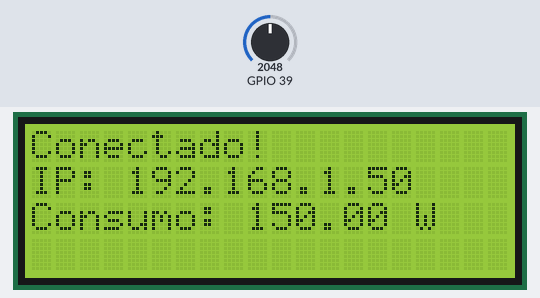
The sketch below on a simulated ESP32. Parts: 20×4 character LCD. The test bench sets the inputs (shaded band); at power-on: GPIO 39 = 2048. WiFi joins after 1.5 s; servers stay silent unless stated; random numbers use the default seed unless the sketch sets one; no MQTT or app messages arrive unless stated; what the sketch prints to the serial monitor is not drawn.

Above: at 3.2 s.
3.3 s: GPIO 39 set to 1403
At 4.1 s:
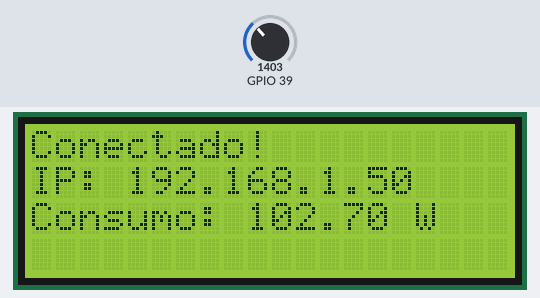
5.1 s: GPIO 39 set to 1311
At 6.3 s:
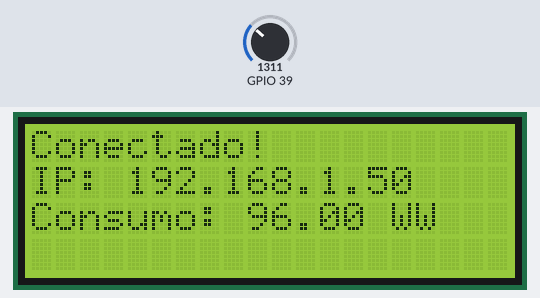
6.6 s: GPIO 39 set to 150
At 7.6 s:
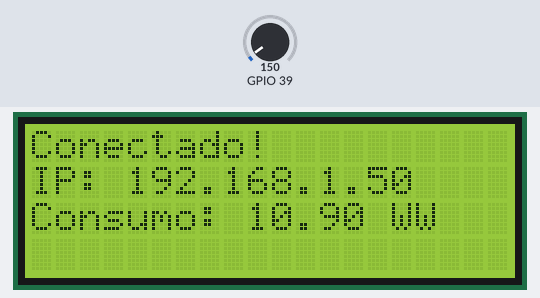
8.1 s: GPIO 39 set to 128
At 8.8 s:
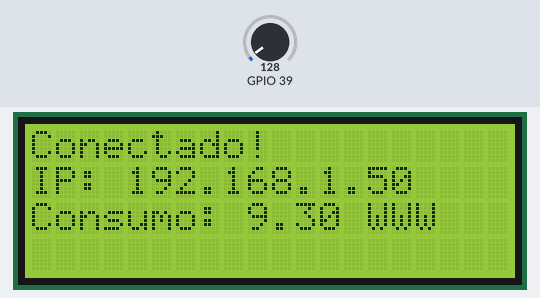
Timing chart, 0 to 11.1 s (numbered marks = the images above; inputs shaded):
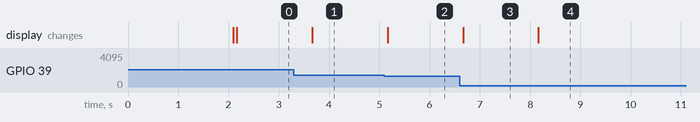

The sketch:

sketch.ino
```cpp
#include <WiFi.h>
#include <PubSubClient.h>
#include <NTPClient.h>
#include <WiFiUdp.h>
#include <LiquidCrystal_I2C.h>

// Configuração Wi-Fi
const char* ssid = "Wokwi-GUEST";
const char* password = "";

// Configuração MQTT
const char* mqtt_server = "test.mosquitto.org";
const int mqtt_port = 1883;
const char* mqtt_topic = "sensor/consumo/energetico";

#define COLUNAS 20
#define LINHAS 4

char clientId[50];
char consumo_array[10]; // Para armazenar o valor do consumo como string

WiFiClient espClient;
PubSubClient client(espClient);

unsigned long int time_ms;
unsigned int valor_ad;

String atual, anterior = "";

WiFiUDP ntpUDP;
NTPClient timeClient(ntpUDP, "a.st1.ntp.br", -10800, 60000);

LiquidCrystal_I2C lcd(0x27, COLUNAS, LINHAS);

void setup()
{
  Serial.begin(115200);
  randomSeed(analogRead(0));

  lcd.init();
  lcd.backlight();

  Serial.print("Se conectando a: ");
  Serial.println(ssid);

  WiFi.begin(ssid, password);
  while (WiFi.status() != WL_CONNECTED)
  {
    delay(1000);
    Serial.print(".");
  }

  Serial.println("\nConexão Wi-Fi realizada");
  Serial.print("Endereço IP: ");
  Serial.println(WiFi.localIP());

  lcd.clear();
  lcd.setCursor(0, 0);
  lcd.print("Conectado!");
  lcd.setCursor(0, 1);
  lcd.print("IP: ");
  lcd.print(WiFi.localIP());

  timeClient.begin();

  client.setServer(mqtt_server, mqtt_port);
  client.setCallback(callback);
}

void mqttReconnect()
{
  while (!client.connected())
  {
    Serial.print("Tentando conexão MQTT... ");
    long r = random(1);
    sprintf(clientId, "clientId-%ld", r);

    if (client.connect(clientId))
    {
      Serial.print(clientId);
      Serial.println(" conectado");
      client.subscribe(mqtt_topic);
    }
    else
    {
      Serial.print("falhou, rc=");
      Serial.print(client.state());
      Serial.println(" tentando novamente em 5 segundos");
      delay(5000);
    }
  }
}

void callback(char* topic, byte* message, unsigned int length)
{
  Serial.print("Mensagem recebida no tópico: ");
  Serial.print(topic);
  Serial.print(". Mensagem: ");

  String stMessage;

  for (int i = 0; i < length; i++)
  {
    Serial.print((char)message[i]);
    stMessage += (char)message[i];
  }
}

void loop()
{
  if (!client.connected())
  {
    mqttReconnect();
  }

  client.loop();

  if (millis() - time_ms >= 500)
  {
    time_ms = millis();

    // Lê o valor do ADC
    valor_ad = analogRead(39);

    // Mapeia para consumo em watts (0 a 4095 -> 0 a 3000 watts)
    float consumo_watts = map(valor_ad, 0, 4095, 0, 3000);
    consumo_watts = consumo_watts / 10.0; // Para exibir até uma casa decimal

    // Atualiza o array para MQTT
    dtostrf(consumo_watts, 6, 1, consumo_array);

    // Publica no tópico MQTT
    client.publish(mqtt_topic, consumo_array);

    // Atualiza o LCD
    lcd.setCursor(0, 2);
    lcd.print("Consumo: ");
    lcd.print(consumo_watts);
    lcd.print(" W");

    // Log no Serial Monitor
    Serial.print("Consumo: ");
    Serial.print(consumo_watts);
    Serial.println(" W");
  }

  // Atualiza o relógio
  if (millis() - time_ms >= 1000)
  {
    time_ms = millis();
    timeClient.update();
    atual = timeClient.getFormattedTime();
  }

  if (atual != anterior)
  {
    anterior = atual;
    lcd.setCursor(0, 3);
    lcd.print("Hora: ");
    lcd.print(atual);
  }
}
```

Measured:
- the behaviour switches between 1365 and 1364 on GPIO 39 (found by bisection; images 1 and 2)
- the behaviour switches between 137 and 136 on GPIO 39 (found by bisection; images 3 and 4)
- after the input at 3.3 s, the display: changes after 0.36 s (image 1)
- after the input at 5.1 s, the display: changes after 0.06 s (image 2)
- after the input at 6.6 s, the display: changes after 0.06 s (image 3)
- after the input at 8.1 s, the display: changes after 0.07 s (image 4)
